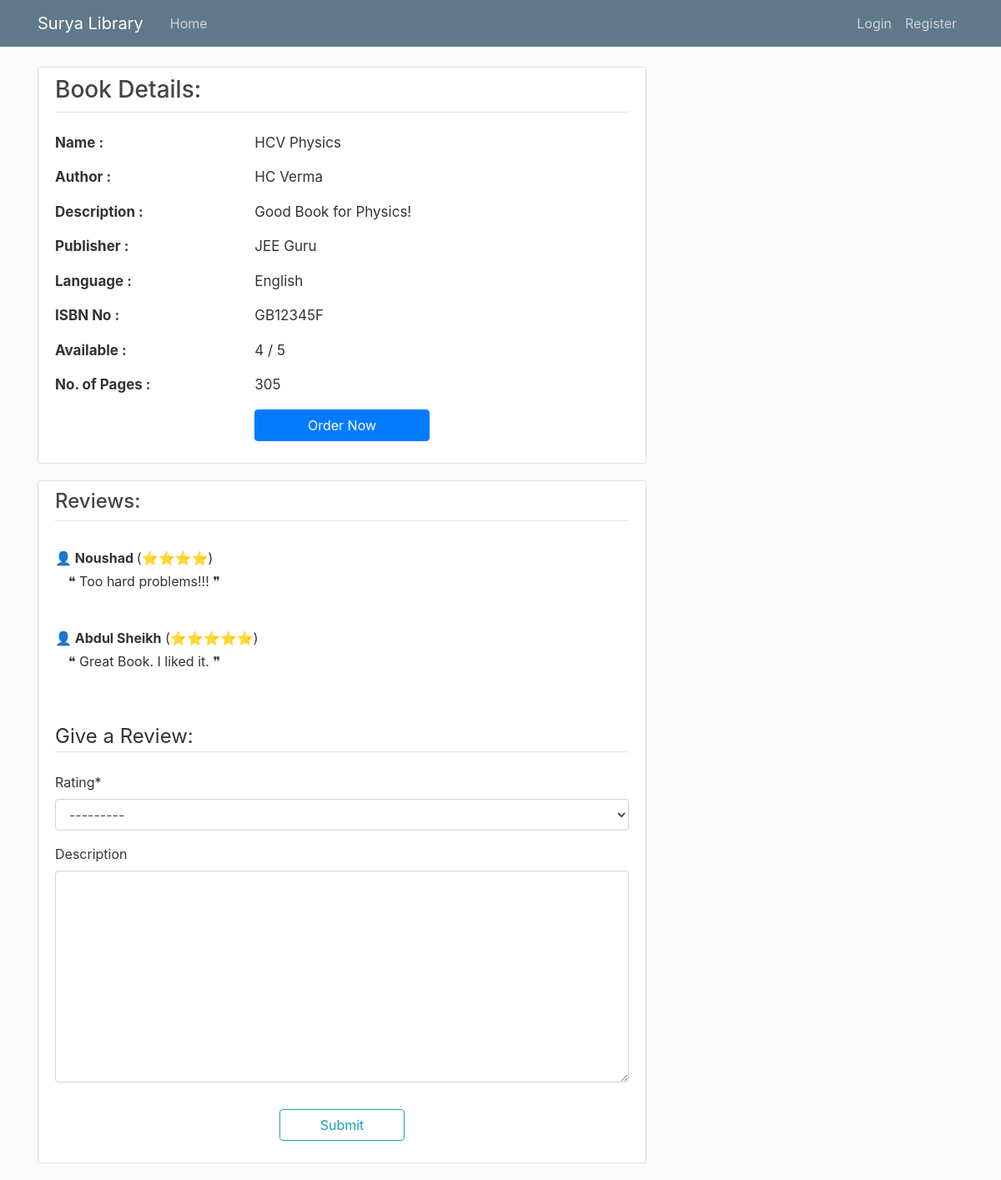
The page /book/1/ on the database as committed earlier.
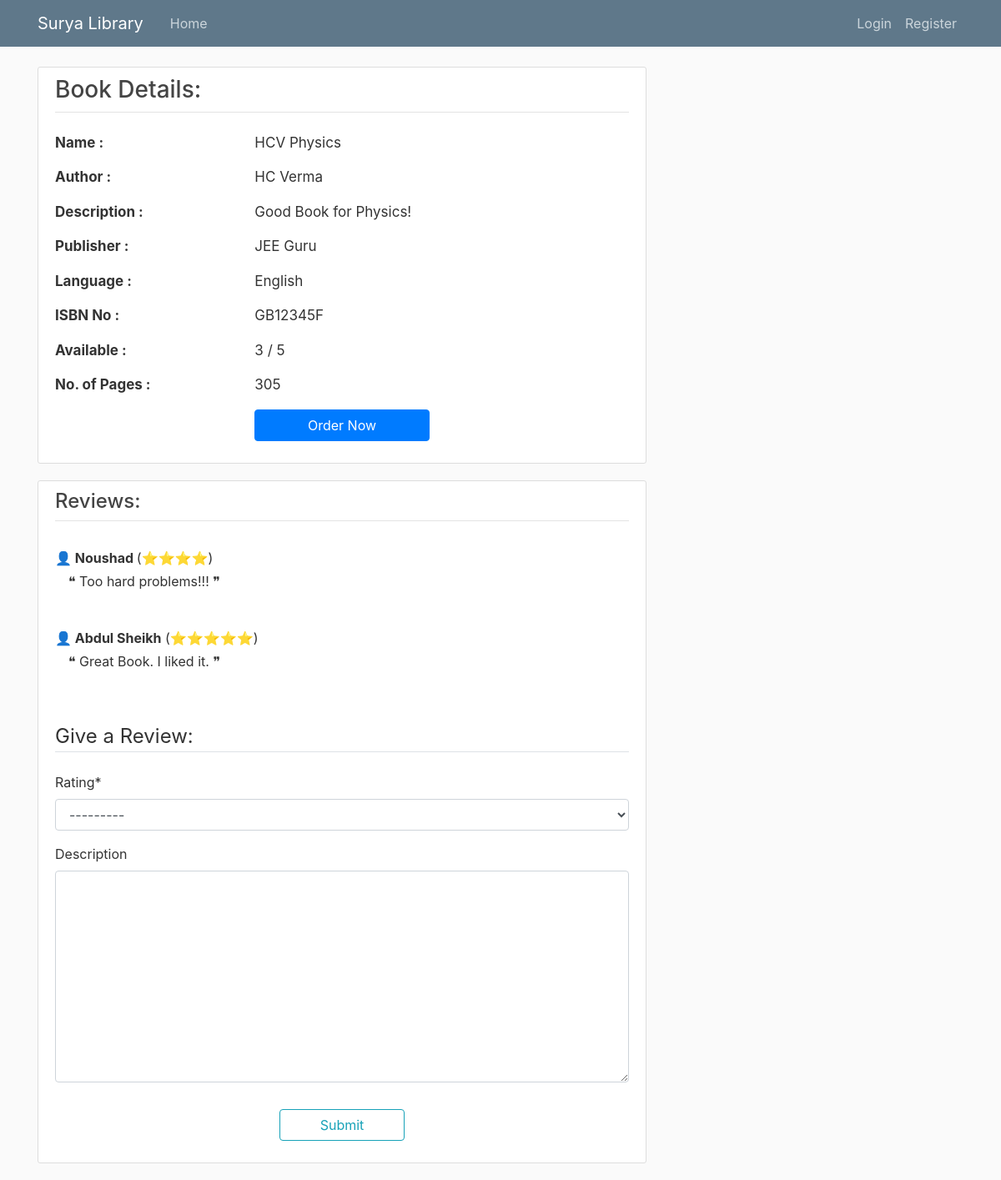
The same page on the database as committed later.
### library/models.py (models this page shows)
class Book(models.Model):
    title = models.CharField(max_length=100)
    author = models.CharField(max_length=200)
    publisher = models.CharField(max_length=100)
    description = models.TextField(null=True, blank=True)
    isbn_no = models.CharField(max_length=100, null=True, blank=True)
    pages = models.IntegerField(null=True, blank=True)
    language = models.CharField(max_length=100, null=True, blank=True)
    available_copies = models.IntegerField()
    total_copies = models.IntegerField()
    date_posted = models.DateTimeField(default=timezone.now)
    def __str__(self):
        return self.title

### library/views.py (the view)
# urls.py: path('book/<int:pk>/', BookDetailView.as_view(), name='book-detail'),
class BookDetailView(DetailView):
    model = Book
    def get_reviews(self):
        book = get_object_or_404(Book, id=self.kwargs.get('pk'))
        return Review.objects.filter(book = book).filter(admin_confirmed=True)
    def get_review_form(self):
        form = CreateReviewForm(initial = {'book': get_object_or_404(Book, id=self.kwargs.get('pk'))})
        form.fields['book'].widget.attrs['hidden'] = True
        form.fields['book'].label = ""
        return form

### library/templatetags/my_filters.py (called while the page is built)
@register.filter(name='range')
def get_range(number):
    return range(number)

### library/templates/library/book_detail.html (shortened to what this page needs)
{% extends "library/base.html" %}
{% load crispy_forms_tags %}
{% load my_filters %}
{% block content %}
<article class="media content-section">
  <div class="media-body">
    <div class="article-metadata mb-4">
      <h3>Book Details:</h3>
    </div>
    <div class="row pb-3" style="font-size: 17px">
      <div class="col-md-4">
        <strong>Name :</strong>
      </div>
      <div class="col-md-8">
        {{ object.title }}
      </div>
    </div>
    <div class="row pb-3" style="font-size: 17px">
      <div class="col-md-4">
        <strong>Author :</strong>
      </div>
      <div class="col-md-8">
        {{ object.author }}
      </div>
    </div>
    <div class="row pb-3" style="font-size: 17px">
      <div class="col-md-4">
        <strong>Description :</strong>
      </div>
      <div class="col-md-8">
        {{ object.description }}
      </div>
    </div>
    <div class="row pb-3" style="font-size: 17px">
      <div class="col-md-4">
        <strong>Publisher :</strong>
      </div>
      <div class="col-md-8">
        {{ object.publisher }}
      </div>
    </div>
    <div class="row pb-3" style="font-size: 17px">
      <div class="col-md-4">
        <strong>Language :</strong>
      </div>
      <div class="col-md-8">
        {{ object.language }}
      </div>
    </div>
    <div class="row pb-3" style="font-size: 17px">
      <div class="col-md-4">
        <strong>ISBN No :</strong>
      </div>
      <div class="col-md-8">
        {{ object.isbn_no }}
      </div>
    </div>
    <div class="row pb-3" style="font-size: 17px">
      <div class="col-md-4">
        <strong>Available :</strong>
      </div>
      <div class="col-md-8">
        {{ object.available_copies }} / {{ book.total_copies }}
      </div>
    </div>
    <div class="row pb-3" style="font-size: 17px">
      <div class="col-md-4">
        <strong>No. of Pages :</strong>
      </div>
      <div class="col-md-8">
        {{ object.pages }}
      </div>
    </div>
    <div class="row pb-3">
      <div class="col-md-4"> </div>
      <div class="col-md-4">
      <form method="GET" action="{% url 'order-book' %}">
        <input class="btn btn-primary" type="submit" style="width:100%;" value="Order Now">
      </form>
      </div>
      <div class="col-md-4"> </div>
    </div>
  </div>
</article>
<article  class="media content-section">
  <div class="media-body">
    <div class="article-metadata mb-4">
      <h4>Reviews:</h4>
    </div>
    {% for review in view.get_reviews %}
    <div class="my-2 py-2">
      <strong>👤 {{review.user.first_name}} {{review.user.last_name}}</strong>
        ({% for i in review.rating|range %}⭐{% endfor %})
      <br>
      <p class="article-content py-1 pl-3"> ❝ {{review.description }} ❞</p>
    </div>
    {% endfor %}
    <div class="pt-4">
        <form method="POST" action="{% url 'add-review' %}">
            <fieldset class="form-group">
                <legend class="border-bottom mb-2">Give a Review:</legend>
                {{ view.get_review_form |crispy }}
            </fieldset>
            <div class="form-group d-flex justify-content-center">
                <button class="btn btn-outline-info px-5" type="submit">Submit</button
            </div>
        </form>
    </div>
  </div>
</article>
{% endblock content %}

Rows that differ between the two databases and show on the page:
changed Book "HCV Physics": available_copies "4" → "3"
